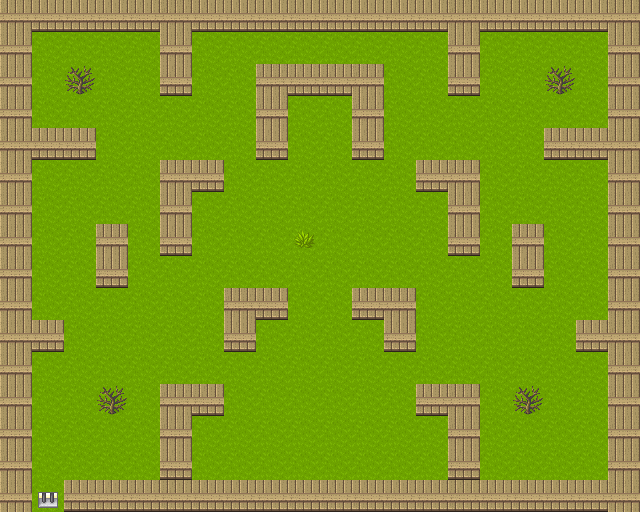

This is a level from a 2D game, rendered from its Tiled map with the project's own tilesets. A one-line summary and the complete map file follow:
An orthogonal 20x16 tile map with 32x32 px tiles, 2 tile layers (ground, detail), 1 hidden layer not drawn, 7 tilesets and 17 objects (8x Event, 4x Scrap, 3x Enemy, Door, Spawn).

<map version="1.10" tiledversion="1.11.2" orientation="orthogonal" renderorder="right-down" width="20" height="16" tilewidth="32" tileheight="32" infinite="0" nextlayerid="5" nextobjectid="22">
 <tileset firstgid="1" source="tilesets/basechip.tsx" />
 <tileset firstgid="1065" source="tilesets/dithart_scifi_01.tsx" />
 <tileset firstgid="1257" source="tilesets/dithart_scifi_02.tsx" />
 <tileset firstgid="1449" source="tilesets/dithart_scifi_dungeon.tsx" />
 <tileset firstgid="1641" source="tilesets/dithart_alien_spaceship.tsx" />
 <tileset firstgid="1833" source="tilesets/dithart_dark_organic.tsx" />
 <tileset firstgid="2025" source="tilesets/dithart_scifi_items.tsx" />
 <layer id="1" name="ground" width="20" height="16">
  <data encoding="csv">
2,2,2,2,2,2,2,2,2,2,2,2,2,2,2,2,2,2,2,2,
2,2,2,2,2,2,2,2,2,2,2,2,2,2,2,2,2,2,2,2,
2,2,2,2,2,2,2,2,2,2,2,2,2,2,2,2,2,2,2,2,
2,2,2,2,2,2,2,2,2,2,2,2,2,2,2,2,2,2,2,2,
2,2,2,2,2,2,2,2,2,2,2,2,2,2,2,2,2,2,2,2,
2,2,2,2,2,2,2,2,2,2,2,2,2,2,2,2,2,2,2,2,
2,2,2,2,2,2,2,2,2,2,2,2,2,2,2,2,2,2,2,2,
2,2,2,2,2,2,2,2,2,2,2,2,2,2,2,2,2,2,2,2,
2,2,2,2,2,2,2,2,2,2,2,2,2,2,2,2,2,2,2,2,
2,2,2,2,2,2,2,2,2,2,2,2,2,2,2,2,2,2,2,2,
2,2,2,2,2,2,2,2,2,2,2,2,2,2,2,2,2,2,2,2,
2,2,2,2,2,2,2,2,2,2,2,2,2,2,2,2,2,2,2,2,
2,2,2,2,2,2,2,2,2,2,2,2,2,2,2,2,2,2,2,2,
2,2,2,2,2,2,2,2,2,2,2,2,2,2,2,2,2,2,2,2,
2,2,2,2,2,2,2,2,2,2,2,2,2,2,2,2,2,2,2,2,
2,2,2,2,2,2,2,2,2,2,2,2,2,2,2,2,2,2,2,2
</data>
 </layer>
 <layer id="2" name="detail" width="20" height="16">
  <data encoding="csv">
577,585,585,585,585,577,585,585,585,585,585,585,585,585,577,585,585,585,585,577,
577,0,0,0,0,577,0,0,0,0,0,0,0,0,577,0,0,0,0,577,
577,0,44,0,0,585,0,0,577,585,585,577,0,0,585,0,0,44,0,577,
577,0,0,0,0,0,0,0,577,0,0,577,0,0,0,0,0,0,0,577,
577,585,585,0,0,0,0,0,585,0,0,585,0,0,0,0,0,585,585,577,
577,0,0,0,0,577,585,0,0,0,0,0,0,585,577,0,0,0,0,577,
577,0,0,0,0,577,0,0,0,0,0,0,0,0,577,0,0,0,0,577,
577,0,0,577,0,585,0,0,0,49,0,0,0,0,585,0,577,0,0,577,
577,0,0,585,0,0,0,0,0,0,0,0,0,0,0,0,585,0,0,577,
577,0,0,0,0,0,0,577,585,0,0,585,577,0,0,0,0,0,0,577,
577,585,0,0,0,0,0,585,0,0,0,0,585,0,0,0,0,0,585,577,
577,0,0,0,0,0,0,0,0,0,0,0,0,0,0,0,0,0,0,577,
577,0,0,44,0,577,585,0,0,0,0,0,0,585,577,0,44,0,0,577,
577,0,0,0,0,577,0,0,0,0,0,0,0,0,577,0,0,0,0,577,
577,0,0,0,0,585,0,0,0,0,0,0,0,0,585,0,0,0,0,577,
577,611,585,585,585,585,585,585,585,585,585,585,585,585,585,585,585,585,585,577
</data>
 </layer>
 <layer id="3" name="above" width="20" height="16" visible="0">
  <data encoding="csv">
0,0,0,0,0,0,0,0,0,0,0,0,0,0,0,0,0,0,0,0,
0,0,0,0,0,0,0,0,0,0,0,0,0,0,0,0,0,0,0,0,
0,0,0,0,0,0,0,0,0,0,0,0,0,0,0,0,0,0,0,0,
0,0,0,0,0,0,0,0,0,0,0,0,0,0,0,0,0,0,0,0,
0,0,0,0,0,0,0,0,0,0,0,0,0,0,0,0,0,0,0,0,
0,0,0,0,0,0,0,0,0,0,0,0,0,0,0,0,0,0,0,0,
0,0,0,0,0,0,0,0,0,0,0,0,0,0,0,0,0,0,0,0,
0,0,0,0,0,0,0,0,0,0,0,0,0,0,0,0,0,0,0,0,
0,0,0,0,0,0,0,0,0,0,0,0,0,0,0,0,0,0,0,0,
0,0,0,0,0,0,0,0,0,0,0,0,0,0,0,0,0,0,0,0,
0,0,0,0,0,0,0,0,0,0,0,0,0,0,0,0,0,0,0,0,
0,0,0,0,0,0,0,0,0,0,0,0,0,0,0,0,0,0,0,0,
0,0,0,0,0,0,0,0,0,0,0,0,0,0,0,0,0,0,0,0,
0,0,0,0,0,0,0,0,0,0,0,0,0,0,0,0,0,0,0,0,
0,0,0,0,0,0,0,0,0,0,0,0,0,0,0,0,0,0,0,0,
0,0,0,0,0,0,0,0,0,0,0,0,0,0,0,0,0,0,0,0
</data>
 </layer>
 <objectgroup id="4" name="entities">
  <object id="1" type="Door" x="32" y="480" width="0" height="0">
   <properties>
    <property name="target_map_id" value="reactor_core" />
    <property name="target_spawn_x" type="int" value="16" />
    <property name="target_spawn_y" type="int" value="3" />
    <property name="target_facing" value="down" />
   </properties>
  </object>
  <object id="2" type="Spawn" x="32" y="448" width="0" height="0">
   <properties>
    <property name="facing" value="up" />
   </properties>
  </object>
  <object id="3" name="Archive Core" type="Enemy" x="320" y="160" width="0" height="0">
   <properties>
    <property name="enemy_type_key" value="Archive Core" />
    <property name="color_r" type="int" value="180" />
    <property name="color_g" type="int" value="40" />
    <property name="color_b" type="int" value="255" />
   </properties>
  </object>
  <object id="4" name="Cipher Phantom" type="Enemy" x="128" y="256" width="0" height="0">
   <properties>
    <property name="enemy_type_key" value="Cipher Phantom" />
    <property name="color_r" type="int" value="160" />
    <property name="color_g" type="int" value="80" />
    <property name="color_b" type="int" value="220" />
   </properties>
  </object>
  <object id="5" name="Firewall Sentinel" type="Enemy" x="512" y="320" width="0" height="0">
   <properties>
    <property name="enemy_type_key" value="Firewall Sentinel" />
    <property name="color_r" type="int" value="200" />
    <property name="color_g" type="int" value="60" />
    <property name="color_b" type="int" value="60" />
   </properties>
  </object>
  <object id="6" type="Event" x="64" y="64" width="0" height="0">
   <properties>
    <property name="event_type" value="chest" />
    <property name="item" value="Chromium Ion Blade" />
    <property name="once" type="bool" value="true" />
   </properties>
  </object>
  <object id="7" type="Event" x="576" y="64" width="0" height="0">
   <properties>
    <property name="event_type" value="chest" />
    <property name="item" value="Chromium Exo Armor" />
    <property name="once" type="bool" value="true" />
   </properties>
  </object>
  <object id="8" type="Event" x="576" y="384" width="0" height="0">
   <properties>
    <property name="event_type" value="chest" />
    <property name="item" value="Chromium Sync Module" />
    <property name="once" type="bool" value="true" />
   </properties>
  </object>
  <object id="9" type="Event" x="64" y="384" width="0" height="0">
   <properties>
    <property name="event_type" value="sign" />
    <property name="text_key" value="data_vault_sign_1" />
   </properties>
  </object>
  <object id="10" type="Event" x="576" y="224" width="0" height="0">
   <properties>
    <property name="event_type" value="sign" />
    <property name="text_key" value="data_vault_sign_2" />
   </properties>
  </object>
  <object id="11" type="Event" x="288" y="256" width="0" height="0">
   <properties>
    <property name="event_type" value="trap" />
    <property name="damage" type="int" value="5" />
    <property name="message" value="Security countermeasure activated!" />
    <property name="once" type="bool" value="true" />
   </properties>
  </object>
  <object id="12" type="Event" x="384" y="128" width="0" height="0">
   <properties>
    <property name="event_type" value="trap" />
    <property name="damage" type="int" value="5" />
    <property name="message" value="Security countermeasure activated!" />
    <property name="once" type="bool" value="true" />
   </properties>
  </object>
  <object id="13" type="Event" x="192" y="384" width="0" height="0">
   <properties>
    <property name="event_type" value="trap" />
    <property name="damage" type="int" value="5" />
    <property name="message" value="Security countermeasure activated!" />
    <property name="once" type="bool" value="true" />
   </properties>
  </object>
  <object id="14" type="Scrap" x="192" y="96" width="0" height="0" />
  <object id="15" type="Scrap" x="448" y="192" width="0" height="0" />
  <object id="16" type="Scrap" x="96" y="288" width="0" height="0" />
  <object id="17" type="Scrap" x="480" y="416" width="0" height="0" />
 </objectgroup>
</map>
